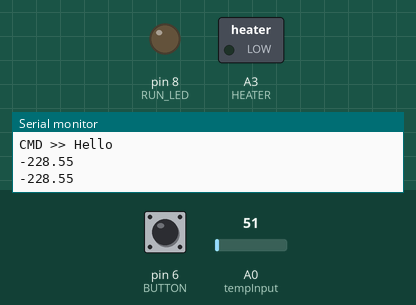
Simulated run of this sketch. Board: Arduino Uno, built with avr-gcc and run on an emulated ATmega328P. On the bench: switched loads named in the sketch (green lamp = pin HIGH), output pins drawn as LEDs (lit = HIGH), the last lines printed to the serial monitor. Inputs (shaded band) come from the test bench; at power-on: pin 6 (BUTTON) HIGH, A0 (tempInput) = 51.

Above: at 2.2 s.
2.3 s: pin 6 (BUTTON) pulled LOW for 0.15 s
At 2.7 s:
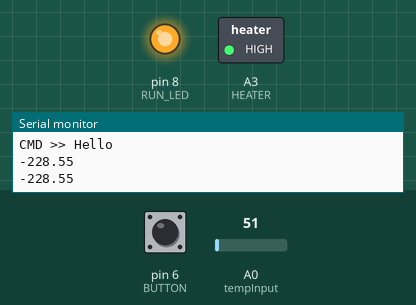
5.4 s: pin 6 (BUTTON) pulled LOW for 1 s
At 6.3 s:
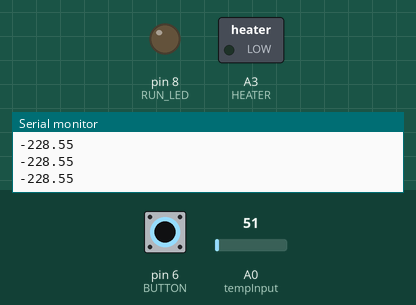
7.9 s: pin 6 (BUTTON) pulled LOW for 3.2 s
At 9.4 s:
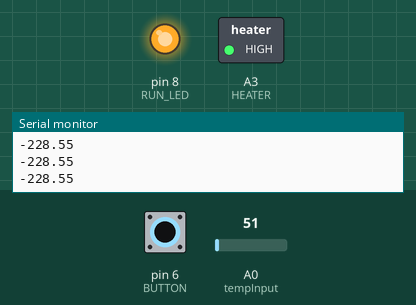
Timing chart, 0 to 10.9 s (numbered marks = the images above; inputs shaded):
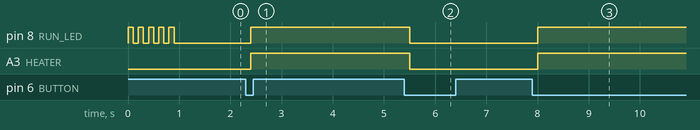

The sketch:

c_base_oven_controller.ino
```cpp
#include <Cmd.h>

#define HEATER A3
#define RUN_LED 8
#define BUTTON 6

#define PRESSED 1
#define MAYBE_PRESSED 2
#define RELEASED 3
#define MAYBE_RELEASED 4

typedef struct {
  byte temperature;
  byte holdSeconds;
} tProgramPoint;

const int tempInput = A0;
boolean heaterOn = false;
boolean running = false;

unsigned long lastPrint = 0;
unsigned long lastDebounce = 0;
byte buttonState = RELEASED;
byte lastButtonState = RELEASED;
//byte setTemperature = 235;
unsigned int tempMaxHold = 30000;
byte tempReached = false;
unsigned long tempReachedTimestamp = 0;

tProgramPoint program[]={
  {150, 180},
  {205, 15},
  {0, 0}
};

byte programStep = 0;


void blinkHello() {
  byte i;
  for(i = 0; i < 10; i++) {
    digitalWrite(RUN_LED, !digitalRead(RUN_LED));
    delay(100);
  }
}

void setup() {
  pinMode(RUN_LED, OUTPUT);
  pinMode(HEATER, OUTPUT);
  pinMode(BUTTON, INPUT);
  digitalWrite(BUTTON, HIGH);//button pullup on

  analogReference(EXTERNAL);
  cmdInit(9600);

  cmdAdd("stop", stopit);
  cmdAdd("run", run);
  cmdAdd("setTemp", setTemp);
  blinkHello();
  Serial.println("Hello");
}

void loop() {
  cmdPoll();

  if(buttonPress()) {
    if(running) {
      stopit(0, 0);
    } else {
      run(0, 0);
    }
  }

  int sensorValue = analogRead(tempInput);
  int resistance = (float) map(sensorValue, 0, 1023, 0, 250000) / (float)11 * 1.007 + 60.296;// * 1.041 - 597.6;
  float temperature = (resistance - 10000)/38.5;

  if(heaterOn) {
    digitalWrite(HEATER, HIGH);
  } else {
    digitalWrite(HEATER, LOW);
  }

  if(running) {
    digitalWrite(RUN_LED, HIGH);
    if(temperature < program[programStep].temperature) {
      heaterOn = true;
    } else {
      heaterOn = false;
      if(!tempReached) {
        tempReached = true;
        tempReachedTimestamp = millis();
      }
    }
    if(tempReached) {
      if((millis() - tempReachedTimestamp)/1000 > program[programStep].holdSeconds) {
        programStep ++;
        Serial.print("next temp:");
        Serial.println(program[programStep].temperature);
        if(0 == program[programStep].temperature) {
          Serial.println("Stopping");
          stopit(0, 0);
        } else {
          tempReached = false;
        }
      }
    }
  } else {
    digitalWrite(RUN_LED, LOW);
  }

  if(millis() - lastPrint > 1000) {
    Serial.println(temperature);
    lastPrint = millis();
  }
}

void run(int argc, char** argv) {
  programStep = 0;
  heaterOn = true;
  running = true;
  tempReached = false;
}

void stopit(int argc, char** argv) {
  heaterOn = false;
  running = false;
}

void setTemp(int argc, char** argv) {
  if(2 == argc) {
    program[programStep].temperature = atol(argv[1]);
    Serial.print("Setting to ");
    Serial.println(program[programStep].temperature);
  } else {
    Serial.println("Usage: setTemp <temperature>");
  }
}

boolean buttonPress() {
  byte button = digitalRead(BUTTON);
  switch(buttonState) {
    case MAYBE_PRESSED:
      delay(100);
      if(LOW == button) {
        buttonState = PRESSED;
      } else {
        buttonState = RELEASED;
      }
      break;
    case PRESSED:
      if(HIGH == button) {
        buttonState = MAYBE_RELEASED;
      }
      break;
    case MAYBE_RELEASED:
      delay(100);
      if(HIGH == button) {
        buttonState = RELEASED;
      } else {
        buttonState = PRESSED;
      }
      break;
    case RELEASED:
      if(LOW == button) {
        buttonState = MAYBE_PRESSED;
      }
      break;
  }
  boolean ret = lastButtonState != buttonState && PRESSED == buttonState;
  lastButtonState = buttonState;

  return ret;
}
```

Measured:
- after the input at 2.3 s, pin 8 (RUN_LED), A3 (HEATER): LOW → HIGH after 0.10 s
- after the input at 5.4 s, pin 8 (RUN_LED), A3 (HEATER): HIGH → LOW after 0.10 s
- after the input at 7.9 s, pin 8 (RUN_LED), A3 (HEATER): LOW → HIGH after 0.10 s
